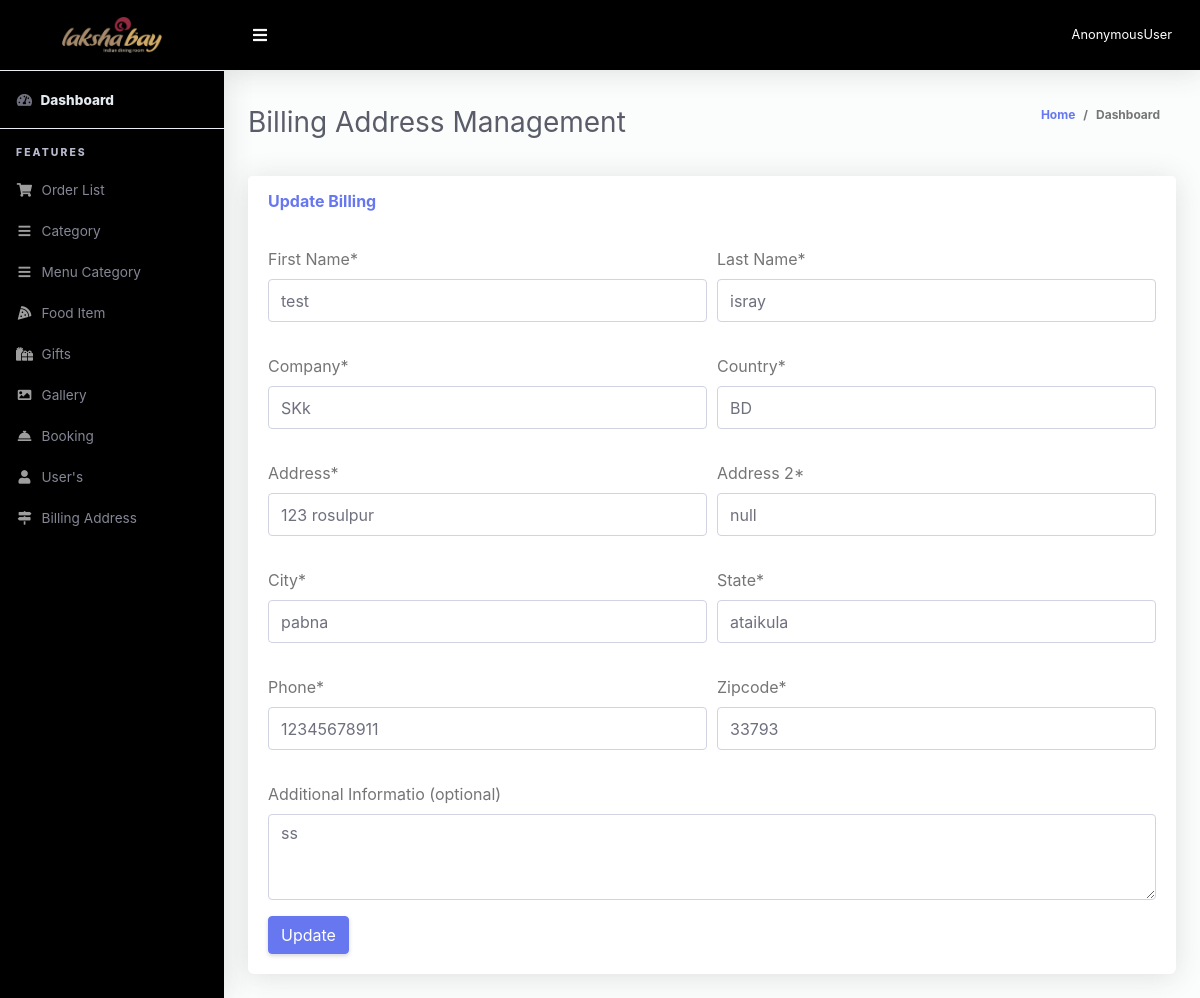
Page /superadmin/update-billing/57 on the committed database.
### App_Payment/models.py (models this page shows, shortened)
class BillingAddress(models.Model):
    firstname = models.CharField(max_length=50)
    lastname = models.CharField(max_length=50)
    company = models.CharField(max_length=100)
    country = models.CharField(max_length=50)
    address = models.CharField(max_length=264)
    address2 = models.CharField(max_length=265,blank=True)
    city = models.CharField(max_length=30)
    state = models.CharField(max_length=30)
    zipcode = models.CharField(max_length=10)
    phone = models.CharField(max_length=15)
    aditional_info = models.TextField(blank=True, default="additional information")
    class Meta:
        verbose_name_plural = "Billing Addresses"

### App_Superadmin/views.py (the view)
# urls.py: path('update-billing/<int:id>', views.UpdateBillingView, name="updatebilling"),
def UpdateBillingView(request,id):
    if BillingAddress.objects.filter(id=id).exists():
        my_billing = BillingAddress.objects.get(id=id)
        if request.method=="POST":
            form=BillingForm(request.POST,instance=my_billing)
            if form.is_valid():
                form.save()
                messages.success(request,"Billing address saved successfully",extra_tags="bill")
                return redirect('App_Superadmin:billing')
        else:
            form=form=BillingForm(instance=my_billing)
        context = {
            'bill_form': form,
        }
        return render(request,'App_Superadmin/billingupdatepage.html',context)
    else:
        return HttpResponse("<h1>Billing address not found</h1>")

### App_Payment/forms.py
class BillingForm(forms.ModelForm):
    firstname=forms.CharField(max_length=50,label="First Name")
    lastname=forms.CharField(max_length=50,label="Last Name")
    company=forms.CharField(max_length=50,label="Company")
    country=forms.CharField(max_length=50,label="Country")
    address=forms.CharField(max_length=50,label="Address")
    address2=forms.CharField(max_length=50,label="Address 2")
    city=forms.CharField(max_length=50,label="City")
    state=forms.CharField(max_length=50,label="State")
    zipcode=forms.IntegerField(label="Zipcode")
    phone=forms.IntegerField(label="Phone")
    aditional_info = forms.CharField(label="Additional Informatio (optional)",required=False,widget=forms.Textarea(attrs={
        'class': 'form-control',
        'rows': 3,
        'cols': 40,
        'padding': '10px',
        'placeholder': "Enter  your Text here",
    }))
    class Meta:
        model=BillingAddress
        fields=('firstname','lastname','company','country','address','address2','city','state','zipcode','phone','aditional_info')

### templates/App_Superadmin/billingupdatepage.html (shortened to what this page needs)
{% extends 'App_Superadmin/base.html' %}
{% load crispy_forms_tags %}
{% load static %}
{% block content %}
 <div class="container-fluid" id="container-wrapper">
          <div class="d-sm-flex align-items-center justify-content-between mb-4">
            <h1 class="h3 mb-0 text-gray-800">Billing Address Management</h1>
            <ol class="breadcrumb">
              <li class="breadcrumb-item"><a href="{% url 'App_Lakshabay:index' %}">Home</a></li>
              <li class="breadcrumb-item active" aria-current="page">Dashboard</li>
            </ol>
          </div>
             <div class="card mb-4">
                <div class="card-header py-3 d-flex flex-row align-items-center justify-content-between">
                  <h6 class="m-0 font-weight-bold text-primary">Update Billing</h6>
                </div>
                <div class="card-body">
                  <form method="post">{% csrf_token %}
                      <div class="form-row">
                      <div class="form-group col-md-6">
                        {{ bill_form.firstname|as_crispy_field }}
                     </div>
                     <div class="form-group col-md-6">
                        {{ bill_form.lastname|as_crispy_field }}
                     </div>
                  </div>
                  <div class="form-row">
                      <div class="form-group col-md-6">
                        {{ bill_form.company|as_crispy_field }}
                     </div>
                     <div class="form-group col-md-6">
                        {{ bill_form.country|as_crispy_field }}
                     </div>
                  </div>
                   <div class="form-row">
                      <div class="form-group col-md-6">
                         {{ bill_form.address|as_crispy_field }}
                     </div>
                     <div class="form-group col-md-6">
                         {{ bill_form.address2|as_crispy_field }}
                     </div>
                  </div>
                    <div class="form-row">
                      <div class="form-group col-md-6">
                         {{ bill_form.city|as_crispy_field }}
                     </div>
                     <div class="form-group col-md-6">
                             {{ bill_form.state|as_crispy_field }}
                     </div>
                  </div>
                   <div class="form-row">
                      <div class="form-group col-md-6">
                     {{ bill_form.phone|as_crispy_field }}
                     </div>
                     <div class="form-group col-md-6">
                     {{ bill_form.zipcode|as_crispy_field }}
                     </div>
                  </div>
                  <div class="form-group">
                     {{ bill_form.aditional_info|as_crispy_field }}
                     </div>
                    <button type="submit" class="btn btn-primary">Update</button>
                  </form>
                </div>
              </div>
        </div>
{% endblock %}

### rows in the picture
BillingAddress: firstname "test", lastname "isray", company "SKk", country "BD", address "123 rosulpur", address2 "null", city "pabna", state "ataikula", phone "12345678911", zipcode "33793", aditional_info "ss"

### other values in the picture
{{ request.user }} "AnonymousUser"
